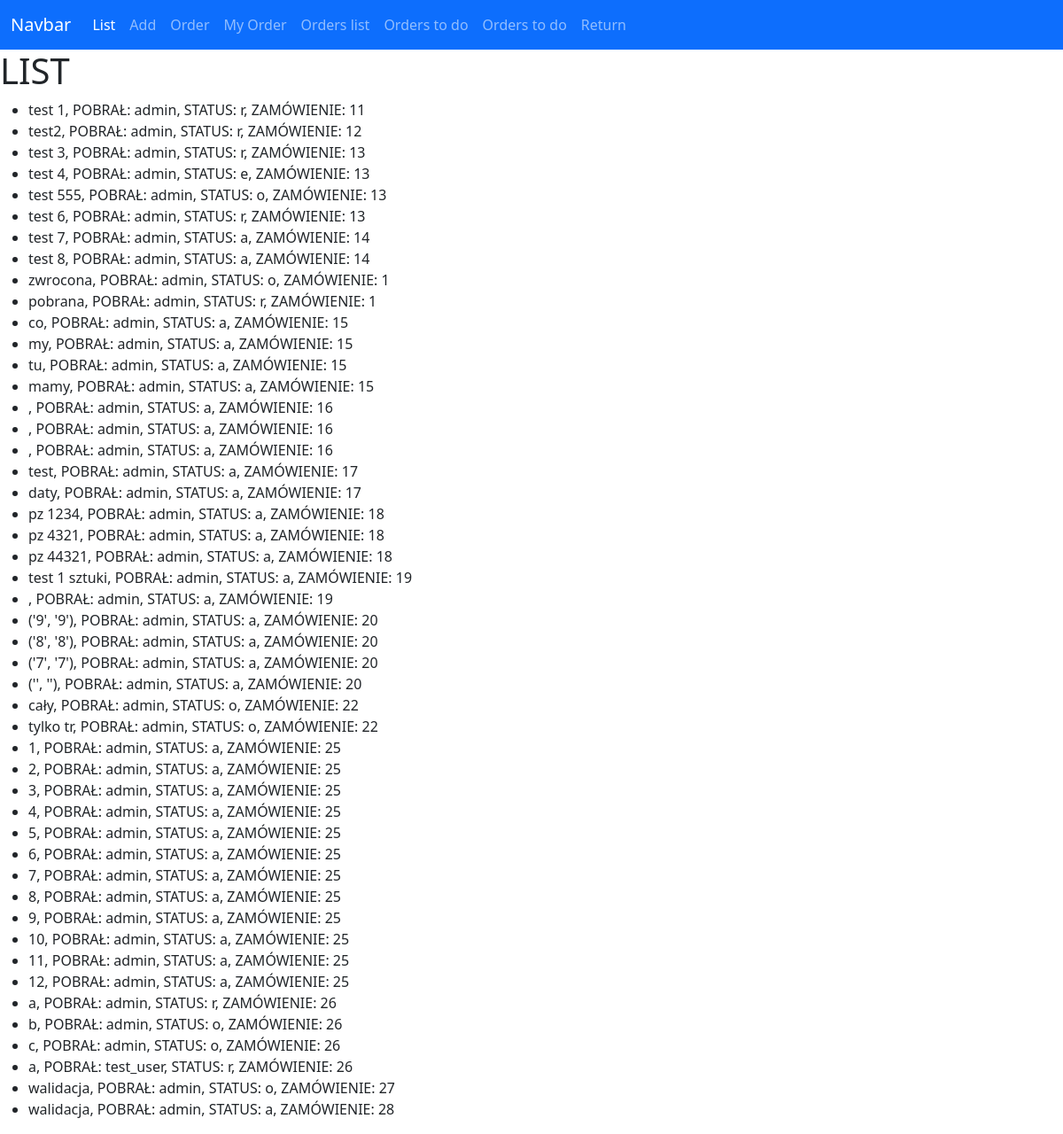
Before: /files/list/ with the older database file.
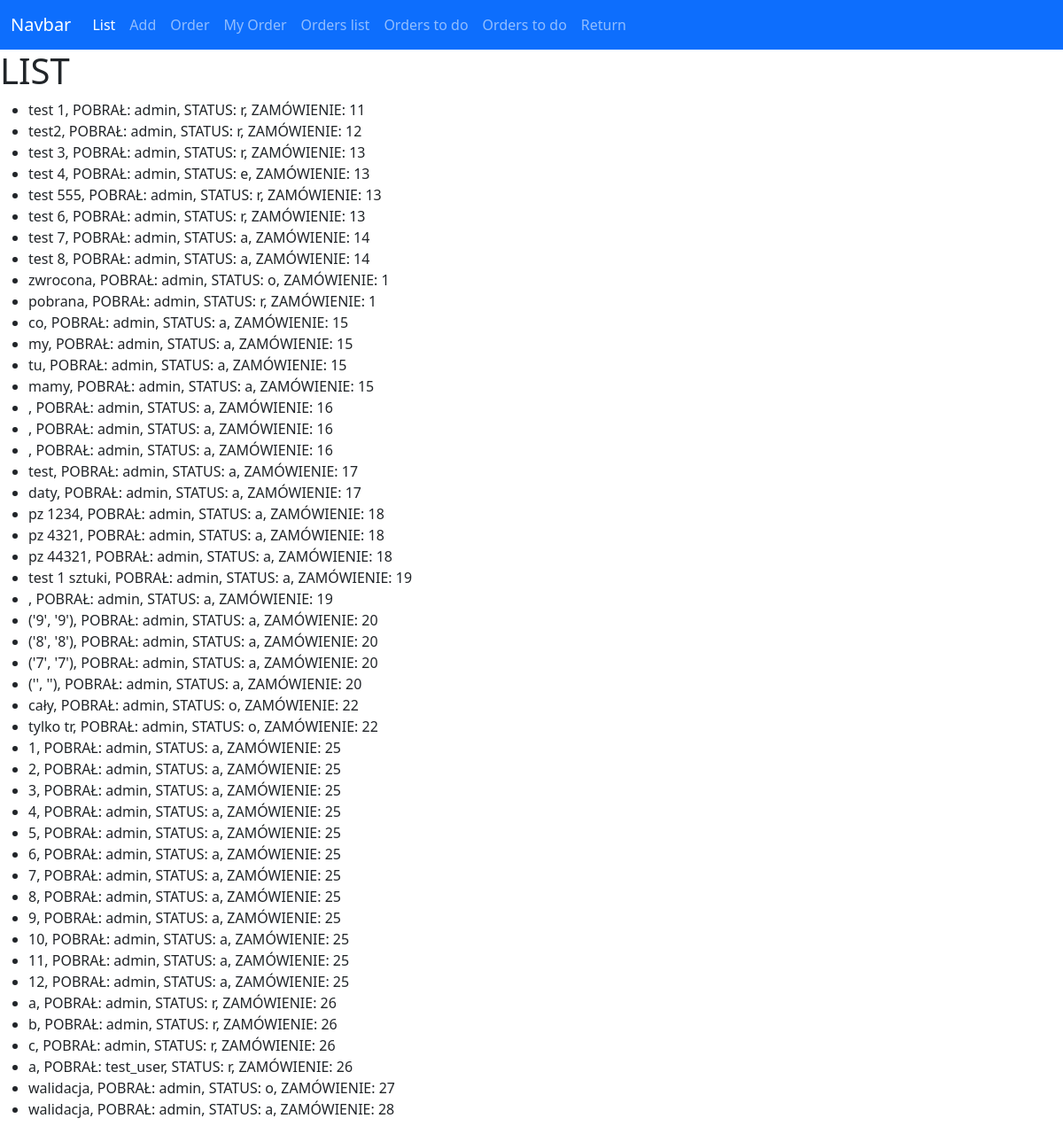
After: the same page with the newer database file.
### files/models.py (models this page shows, shortened)
class Vehicle(models.Model):
    tr = models.CharField(max_length=8)
    transfer_date = models.DateTimeField(blank=True, null=True)
    return_date = models.DateTimeField(blank=True, null=True)
    responsible_person = models.ForeignKey(User, related_name="vehicles", on_delete=models.RESTRICT)
    comments = models.CharField(max_length=100)
    LOAN_STATUS = (
        ('a', 'Awaits'),
        ('o', 'On Loan'),
        ('r', 'Returned'),
        ('e', 'rejected')
    )
    status = models.CharField(max_length=1, blank=True, choices=LOAN_STATUS, default='a')
    order = models.ForeignKey(Order, related_name="vehicles", on_delete=models.SET_NULL, null=True)
    def __str__(self) -> str:
        return f"{self.tr}, POBRAŁ: {self.responsible_person}, STATUS: {self.status}, ZAMÓWIENIE: {self.order.id}"

class Order(models.Model):
    order_date = models.DateTimeField()
    orderer = models.ForeignKey(User, related_name="orders", on_delete=models.RESTRICT)

### files/views.py (the view)
# urls.py: path('list/', views.list_cars, name='list'),
def list_cars(request):
    context = {'vehicle_list': Vehicle.objects.all()}
    return render(request, 'files/list.html', context=context)

### files/templates/files/list.html
{% extends 'home.html' %}
{% block content %}
    <h1>LIST</h1>
    <ul>
        {% for car in vehicle_list %}
            <li>{{car}}</li>
        {% endfor %}
    </ul>
{% endblock content %}

Changed rows visible on the page:
changed Vehicle: tr+responsible_person+status "test 555, POBRAŁ: admin, STATUS: o, ZAMÓWIENIE: 13" → "test 555, POBRAŁ: admin, STATUS: r, ZAMÓWIENIE: 13"
changed Vehicle: tr+responsible_person+status "b, POBRAŁ: admin, STATUS: o, ZAMÓWIENIE: 26" → "b, POBRAŁ: admin, STATUS: r, ZAMÓWIENIE: 26"
changed Vehicle: tr+responsible_person+status "c, POBRAŁ: admin, STATUS: o, ZAMÓWIENIE: 26" → "c, POBRAŁ: admin, STATUS: r, ZAMÓWIENIE: 26"
